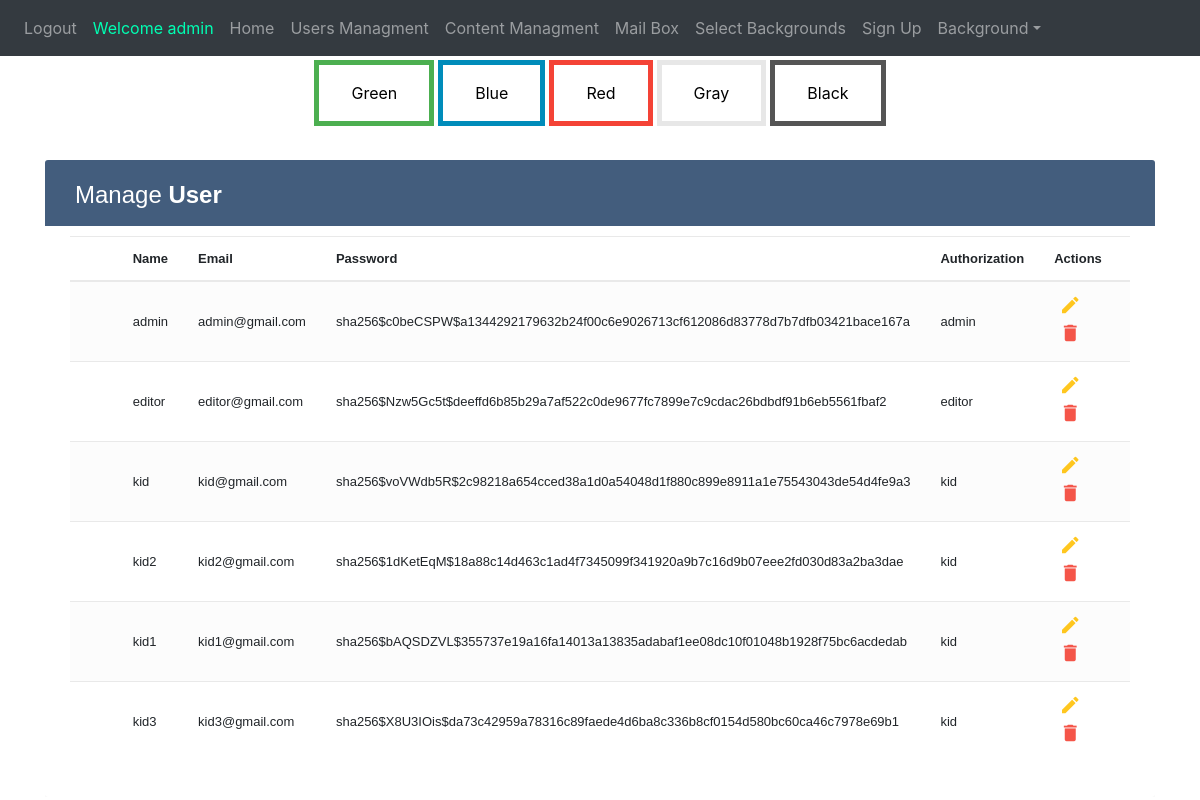
/userManagment (signed in), run on the app's committed database.
### website/models.py (models this page shows)
class User(db.Model, UserMixin):
    id = db.Column(db.Integer, primary_key=True)
    email = db.Column(db.String(150), unique=True)
    password = db.Column(db.String(150))
    first_name = db.Column(db.String(150))
    auth = db.Column(db.String(50))
    scores = db.relationship('Score')

### website/views.py (the view, shortened to what this page needs)
@views.route('/userManagment', methods=['GET', 'POST'])
@login_required
def userManagment():
    back=Background.query.all()
    if current_user.auth=="admin":
        users = User.query.all()
        return render_template("userManagment.html", user= current_user ,alluser=users,background=back)
    elif current_user.auth=="kid":
        flash("No Permission to current user to enter admin page.", category='error')
        return render_template("kidPage.html", user=current_user,background=back)
    else:
        flash("No Permission to current user to enter admin page.", category='error')
        return render_template("editorPage.html", user=current_user,background=back)

### website/__init__.py (called while the page is built)
def create_app():
    app = Flask(__name__)
    app.config['SECRET_KEY'] = 'hjshjhdjah kjshkjdhjs'
    app.config['SQLALCHEMY_DATABASE_URI'] = f'sqlite:///{DB_NAME}'
    db.init_app(app)
    from .views import views
    from .auth import auth
    app.register_blueprint(auth, url_prefix='/')
    app.register_blueprint(views, url_prefix='/')
    from .models import User
    create_database(app)
    login_manager = LoginManager()
    login_manager.login_view = 'auth.login'
    login_manager.init_app(app)
    @login_manager.user_loader
    def load_user(id):
        return User.query.get(int(id))
    return app

### website/templates/userManagment.html (shortened to what this page needs)
{% extends "base.html" %} {% block title %}userManagment{% endblock %} {% block content
    %}
    <!DOCTYPE html>
    <html lang="en">
    <head>
        <link rel="stylesheet" href="https://stackpath.bootstrapcdn.com/bootstrap/4.5.0/css/bootstrap.min.css">
        <link rel="stylesheet" href="https://maxcdn.bootstrapcdn.com/font-awesome/4.7.0/css/font-awesome.min.css">
    </head>
    <body_table>
        <div class="container-xl">
            <div class="table-responsive">
                <div class="table-wrapper">
                    <div class="table-title">
                        <div class="row">
                            <div class="col-sm-6">
                                <h2>Manage <b>User</b></h2>
                            </div>
                            <div class="col-sm-6">
                            </div>
                        </div>
                    </div>
                    <table class="table table-striped table-hover">
                        <thead>
                            <tr>
                                <th>
                                </th>
                                <th>Name</th>
                                <th>Email</th>
                                <th>Password</th>
                                <th>Authorization</th>
                                <th>Actions</th>
                            </tr>
                        </thead>
                        <tbody>
                            {%for us in alluser%}
                            <tr>
                                <td>
                                </td>
                                <td>{{us.first_name}}</td>
                                <td>{{us.email}}</td>
                                <td>{{us.password}}</td>
                                <td>{{us.auth}}</td>
                                <td>
                                    <a href="#editEmployeeModal"  class="edit" data-toggle="modal"><i id={{us.id}} class="material-icons" onClick="add_click(this.id)" data-toggle="tooltip" title="Edit">&#xE254;</i></a>
                                    <a href="#deleteEmployeeModal" class="delete" data-toggle="modal"><i id={{us.id}} class="material-icons" onClick="delete_click(this.id)" data-toggle="tooltip" title="Delete">&#xE872;</i></a>
                                </td>
                            </tr>
                            {%endfor%}
                        </tbody>
                    </table>
                </div>
            </div>
        </div>
        </div>
</html>
{% endblock %}

### website/templates/base.html (shortened to what this page needs)
<!DOCTYPE html>
<html>
  <head>
    <link
      rel="stylesheet"
      href="https://stackpath.bootstrapcdn.com/bootstrap/4.4.1/css/bootstrap.min.css"
    />
    <link
      rel="stylesheet"
      href="https://stackpath.bootstrapcdn.com/font-awesome/4.7.0/css/font-awesome.min.css"
    />
  </head>
  <body>
    <nav class="navbar navbar-expand-lg navbar-dark bg-dark">
      <div class="collapse navbar-collapse" id="navbar">
        <div class="navbar-nav">
          {% if user.is_authenticated %}
          <a class="nav-item nav-link" onmouseover="logOutSound()" id="logout" href="/logout">Logout</a>
          <a class="nav-item nav-link" style="color: rgb(0, 255, 179);">Welcome {{user.first_name}}</a>
            {% if user.auth=="admin" %}
            <a class="nav-item nav-link" id="managment" href="/adminPage">Home</a>
            <a class="nav-item nav-link" id="managment" href="/userManagment">Users Managment</a>
            <a class="nav-item nav-link" id="managment" href="/contentManagement">Content Managment</a>
            <a class="nav-item nav-link" id="managment" href="/mailBox">Mail Box</a>
            <a class="nav-item nav-link" id="managment" href="/selectBackgrounds">Select Backgrounds</a>
            <a class="nav-item nav-link" id="signUp" href="/sign-up">Sign Up</a>
            {% endif %}
          <div class="nav-item dropdown">
            <a class="nav-link dropdown-toggle btnnavbar" href="#" id="navbarDropdownMenuLink" role="button" data-toggle="dropdown" aria-haspopup="true" aria-expanded="false" >Background</a>
          </div>
          {% else %}
          <a class="nav-item nav-link" id="login" href="/">Login</a>
          {% endif %}
        </div>
      </div>
    </nav>
    <div class="d-flex justify-content-center">
      <button class="button button1" onclick="BackGreen()">Green</button>
      <button class="button button2" onclick="BackBlue()">Blue</button>
      <button class="button button3" onclick="BackRed()">Red</button>
      <button class="button button4" onclick="BackGray()">Gray</button>
      <button class="button button5" onclick="BackBlack()">Black</button>
    </div>
    <div class="container-fluid">{% block content %} {% endblock %}</div>
  </body>
</html>

### website/templates/base.html (style rules this page uses)
body { width: 100%; height: 800px; background-image: url(''); background-size: cover; }
.button { background-color: #4CAF50; border: none; color: white; padding: 16px 32px; text-align: center; text-decoration: none; display: inline-block; font-size: 16px; margin: 4px 2px; transition-duration: 0.4s; cursor: pointer; }
.button1 { background-color: white; color: black; border: 5px solid #4CAF50; }
.button2 { background-color: white; color: black; border: 5px solid #008CBA; }
.button3 { background-color: white; color: black; border: 5px solid #f44336; }
.button4 { background-color: white; color: black; border: 5px solid #e7e7e7; }
.button5 { background-color: white; color: black; border: 5px solid #555555; }

### website/templates/userManagment.html (style rules this page uses)
body_table { color: #566787; background: #f5f5f5; font-family: 'Varela Round', sans-serif; font-size: 13px; }
.table-responsive { margin: 30px 0; }
.table-wrapper { background: #fff; padding: 20px 25px; border-radius: 3px; min-width: 1000px; box-shadow: 0 1px 1px rgba(0,0,0,.05); }
.table-title { padding-bottom: 15px; background: #435d7d; color: #fff; padding: 16px 30px; min-width: 100%; margin: -20px -25px 10px; border-radius: 3px 3px 0 0; }
.table-title h2 { margin: 5px 0 0; font-size: 24px; }
table.table tr th, table.table tr td { border-color: #e9e9e9; padding: 12px 15px; vertical-align: middle; }
table.table tr th:first-child { width: 60px; }
table.table tr th:last-child { width: 100px; }
table.table-striped tbody tr:nth-of-type(odd) { background-color: #fcfcfc; }
table.table td:last-child i { opacity: 0.9; font-size: 22px; margin: 0 5px; }
table.table td a { font-weight: bold; color: #566787; display: inline-block; text-decoration: none; outline: none !important; }
table.table td a.edit { color: #FFC107; }
table.table td a.delete { color: #F44336; }
table.table td i { font-size: 19px; }

### data on the page
User: first_name "admin", email "admin@gmail.com", password "sha256$c0beCSPW$a1344292179632b24f00c6e9026713cf612086d83778d7b7dfb03421bace167a", auth "admin"
User: first_name "editor", email "editor@gmail.com", password "sha256$Nzw5Gc5t$deeffd6b85b29a7af522c0de9677fc7899e7c9cdac26bdbdf91b6eb5561fbaf2", auth "editor"
User: first_name "kid", email "kid@gmail.com", password "sha256$voVWdb5R$2c98218a654cced38a1d0a54048d1f880c899e8911a1e75543043de54d4fe9a3", auth "kid"
User: first_name "kid2", email "kid2@gmail.com", password "sha256$1dKetEqM$18a88c14d463c1ad4f7345099f341920a9b7c16d9b07eee2fd030d83a2ba3dae", auth "kid"
User: first_name "kid1", email "kid1@gmail.com", password "sha256$bAQSDZVL$355737e19a16fa14013a13835adabaf1ee08dc10f01048b1928f75bc6acdedab", auth "kid"
User: first_name "kid3", email "kid3@gmail.com", password "sha256$X8U3IOis$da73c42959a78316c89faede4d6ba8c336b8cf0154d580bc60ca46c7978e69b1", auth "kid"
